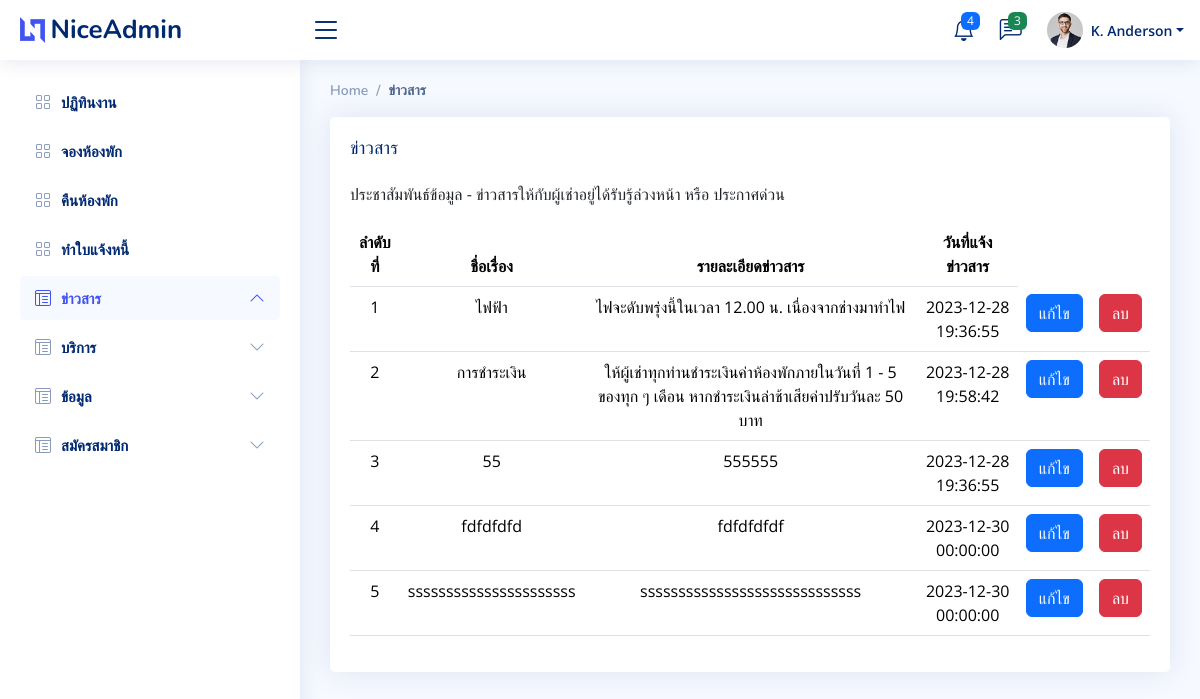
/admin/news/news.php, run on the app's committed database.
### tables this page shows
CREATE TABLE `news` (
  `NewsID` int(10) NOT NULL COMMENT 'รหัสข่าวประชาสัมพันธ์',
  `N_header` varchar(300) NOT NULL COMMENT 'หัวข้อข่าว',
  `N_information` varchar(300) DEFAULT NULL COMMENT 'ข้อมูลข่าวประชาสัมพันธ์',
  `processing_date` datetime DEFAULT NULL,
  `useflag` int(10) NOT NULL COMMENT 'สถานะ'
);

### admin/news/news.php (the view, shortened to what this page needs)
<!DOCTYPE html>
<html lang="en">
<head>
  <?php require('../../connect/connect.php');
  $SQL = "SELECT * FROM news where UseFlag !=0";
  $stmt = $con->query($SQL);
  $i = 0;
  ?>
  <link href="../assets/vendor/bootstrap/css/bootstrap.min.css" rel="stylesheet">
  <link href="../assets/vendor/bootstrap-icons/bootstrap-icons.css" rel="stylesheet">
  <link href="../assets/vendor/boxicons/css/boxicons.min.css" rel="stylesheet">
  <link href="../assets/vendor/quill/quill.snow.css" rel="stylesheet">
  <link href="../assets/vendor/quill/quill.bubble.css" rel="stylesheet">
  <link href="../assets/vendor/remixicon/remixicon.css" rel="stylesheet">
  <link href="../assets/vendor/simple-datatables/style.css" rel="stylesheet">
  <link href="../assets/css/style.css" rel="stylesheet">
</head>
<body>
  <header id="header" class="header fixed-top d-flex align-items-center">
    <div class="d-flex align-items-center justify-content-between">
      <a href="../homepage_admin.php" class="logo d-flex align-items-center">
        <img src="../assets/img/logo.png" alt="">
        <span class="d-none d-lg-block">NiceAdmin</span>
      </a>
      <i class="bi bi-list toggle-sidebar-btn"></i>
    </div>
    <nav class="header-nav ms-auto">
      <ul class="d-flex align-items-center">
        <li class="nav-item dropdown">
          <a class="nav-link nav-icon" href="#" data-bs-toggle="dropdown">
            <i class="bi bi-bell"></i>
            <span class="badge bg-primary badge-number">4</span>
          </a>
        </li>
        <li class="nav-item dropdown">
          <a class="nav-link nav-icon" href="#" data-bs-toggle="dropdown">
            <i class="bi bi-chat-left-text"></i>
            <span class="badge bg-success badge-number">3</span>
          </a>
        </li>
        <li class="nav-item dropdown pe-3">
          <a class="nav-link nav-profile d-flex align-items-center pe-0" href="#" data-bs-toggle="dropdown">
            <img src="../assets/img/profile-img.jpg" alt="Profile" class="rounded-circle">
            <span class="d-none d-md-block dropdown-toggle ps-2">K. Anderson</span>
          </a>
        </li>
      </ul>
    </nav>
  </header>
  <aside id="sidebar" class="sidebar">
    <ul class="sidebar-nav" id="sidebar-nav">
      <li class="nav-item">
        <a class="nav-link collapsed" href="../homepage_admin.php">
          <i class="bi bi-grid"></i>
          <span>ปฏิทินงาน</span>
        </a>
      </li>
      <li class="nav-item">
        <a class="nav-link collapsed" href="../rentroom/rentroom.php">
          <i class="bi bi-grid"></i>
          <span>จองห้องพัก</span>
        </a>
      </li>
      <li class="nav-item">
        <a class="nav-link collapsed" href="../checkout/check_out.php">
          <i class="bi bi-grid"></i>
          <span>คืนห้องพัก</span>
        </a>
      </li>
      <li class="nav-item">
        <a class="nav-link collapsed" href="../payment/invoice.php">
          <i class="bi bi-grid collapsed"></i>
          <span>ทำใบแจ้งหนี้</span>
        </a>
      </li>
      <li class="nav-item">
        <a class="nav-link " data-bs-target="#info-nav" data-bs-toggle="collapse" href="#">
          <i class="bi bi-layout-text-window-reverse"></i><span>ข่าวสาร</span><i class="bi bi-chevron-down ms-auto"></i>
        </a>
      </li>
      <li class="nav-item">
        <a class="nav-link collapsed" data-bs-target="#service-nav" data-bs-toggle="collapse" href="#">
          <i class="bi bi-layout-text-window-reverse"></i><span>บริการ</span><i class="bi bi-chevron-down ms-auto"></i>
        </a>
      </li>
      <li class="nav-item">
        <a class="nav-link collapsed" data-bs-target="#info-nav" data-bs-toggle="collapse" href="#">
          <i class="bi bi-layout-text-window-reverse"></i><span>ข้อมูล</span><i class="bi bi-chevron-down ms-auto"></i>
        </a>
      </li>
      <li class="nav-item">
        <a class="nav-link collapsed" data-bs-target="#register-nav" data-bs-toggle="collapse" href="#">
          <i class="bi bi-layout-text-window-reverse"></i><span>สมัครสมาชิก</span><i class="bi bi-chevron-down ms-auto"></i>
        </a>
      </li>
    </ul>
  </aside>
  <main id="main" class="main">
    <div class="pagetitle">
      <nav>
        <ol class="breadcrumb">
          <li class="breadcrumb-item"><a href="../homepage_admin.php">Home</a></li>
          <li class="breadcrumb-item active">ข่าวสาร</li>
        </ol>
      </nav>
    </div>
    <section class="section">
      <div class="row">
        <div class="col-lg-12">
          <div class="card">
            <div class="card-body">
              <h5 class="card-title">ข่าวสาร</h5>
              <p>ประชาสัมพันธ์ข้อมูล - ข่าวสารให้กับผู้เช่าอยู่ได้รับรู้ล่วงหน้า หรือ ประกาศด่วน</p>
              <table class="table datatable">
                <thead>
                  <tr>
                  <th> <div align="center">ลำดับที่</div></th>
                  <th> <div align="center">ชื่อเรื่อง</div></th>
                  <th> <div align="center">รายละเอียดข่าวสาร</div></th>
                  <th> <div align="center">วันที่แจ้งข่าวสาร</div></th>
                  </tr>
                </thead>
                <tbody>
                <?php
                            while ($row = $stmt->fetch(PDO::FETCH_ASSOC)) {
                                $i = $i+ 1;
                                $N_header =$row["N_header"];
                                $N_information =$row["N_information"];
                                $processing_date= $row["processing_date"];
                        ?>
                  <tr>
                      <td><div align="center"><?php echo $i ?></div></td>
                      <td><div align="center"><?php echo $N_header ?></div></td>
                      <td><div align="center"><?php echo $N_information ?></div></td>
                      <td><div align="center"><?php echo $processing_date ?></div></td>
                      <td><div align="center"><button type="button" class="btn btn-primary" >แก้ไข</button></div></td>
                      <td><div ><button type="button" class="btn btn-danger">ลบ</button></div></td>
                   </tr>
                   <?php
                        }
                        ?>
                </tbody>
              </table>
            </div>
          </div>
        </div>
      </div>
    </section>
  </main>
</body>
</html>

### admin/assets/css/style.css (style rules this page uses)
:root { scroll-behavior: smooth; }
body { font-family: "Open Sans", sans-serif; background: #f6f9ff; color: #444444; }
a { color: #4154f1; text-decoration: none; }
h1, h2, h3, h4, h5, h6 { font-family: "Nunito", sans-serif; }
#main { margin-top: 60px; padding: 20px 30px; transition: all 0.3s; }
.pagetitle { margin-bottom: 10px; }
.card { margin-bottom: 30px; border: none; border-radius: 5px; box-shadow: 0px 0 30px rgba(1, 41, 112, 0.1); }
.card-title { padding: 20px 0 15px 0; font-size: 18px; font-weight: 500; color: #012970; font-family: "Poppins", sans-serif; }
.card-body { padding: 0 20px 20px 20px; }
.breadcrumb { font-size: 14px; font-family: "Nunito", sans-serif; color: #899bbd; font-weight: 600; }
.breadcrumb a { color: #899bbd; transition: 0.3s; }
.breadcrumb .breadcrumb-item::before { color: #899bbd; }
.breadcrumb .active { color: #51678f; font-weight: 600; }
.logo { line-height: 1; }
@media (min-width: 1200px) { .logo { width: 280px; } }
.logo img { max-height: 26px; margin-right: 6px; }
.logo span { font-size: 26px; font-weight: 700; color: #012970; font-family: "Nunito", sans-serif; }
.header { transition: all 0.5s; z-index: 997; height: 60px; box-shadow: 0px 2px 20px rgba(1, 41, 112, 0.1); background-color: #fff; padding-left: 20px; }
.header .toggle-sidebar-btn { font-size: 32px; padding-left: 10px; cursor: pointer; color: #012970; }
.header-nav ul { list-style: none; }
.header-nav>ul { margin: 0; padding: 0; }
.header-nav .nav-icon { font-size: 22px; color: #012970; margin-right: 25px; position: relative; }
.header-nav .nav-profile { color: #012970; }
.header-nav .nav-profile img { max-height: 36px; }
.header-nav .nav-profile span { font-size: 14px; font-weight: 600; }
.header-nav .badge-number { position: absolute; inset: -2px -5px auto auto; font-weight: normal; font-size: 12px; padding: 3px 6px; }
.sidebar { position: fixed; top: 60px; left: 0; bottom: 0; width: 300px; z-index: 996; transition: all 0.3s; padding: 20px; overflow-y: auto; scrollbar-width: thin; scrollbar-color: #aab7cf transparent; box-shadow: 0px 0px 20px rgba(1, 41, 112, 0.1); background-color: #fff; }
@media (min-width: 1200px) { #main, #footer { margin-left: 300px; } }
.sidebar-nav { padding: 0; margin: 0; list-style: none; }
.sidebar-nav li { padding: 0; margin: 0; list-style: none; }
.sidebar-nav .nav-item { margin-bottom: 5px; }
.sidebar-nav .nav-link { display: flex; align-items: center; font-size: 15px; font-weight: 600; color: #4154f1; transition: 0.3; background: #f6f9ff; padding: 10px 15px; border-radius: 4px; }
.sidebar-nav .nav-link i { font-size: 16px; margin-right: 10px; color: #4154f1; }
.sidebar-nav .nav-link.collapsed { color: #012970; background: #fff; }
.sidebar-nav .nav-link.collapsed i { color: #899bbd; }
.sidebar-nav .nav-link .bi-chevron-down { margin-right: 0; transition: transform 0.2s ease-in-out; }
.sidebar-nav .nav-link:not(.collapsed) .bi-chevron-down { transform: rotate(180deg); }

### data on the page
news: N_header "ไฟฟ้า", N_information "ไฟจะดับพรุ่งนี้ในเวลา 12.00 น. เนื่องจากช่างมาทำไฟ", processing_date "2023-12-28 19:36:55"
news: N_header "การชำระเงิน", N_information "ให้ผู้เช่าทุกท่านชำระเงินค่าห้องพักภายในวันที่ 1 - 5 ของทุก ๆ เดือน หากชำระเงินล่าช้าเสียค่าปรับวันละ 50 บาท", processing_date "2023-12-28 19:58:42"
news: N_header "55", N_information "555555", processing_date "2023-12-28 19:36:55"
news: N_header "fdfdfdfd", N_information "fdfdfdfdf", processing_date "2023-12-30 00:00:00"
news: N_header "ssssssssssssssssssssss", N_information "sssssssssssssssssssssssssssss", processing_date "2023-12-30 00:00:00"
